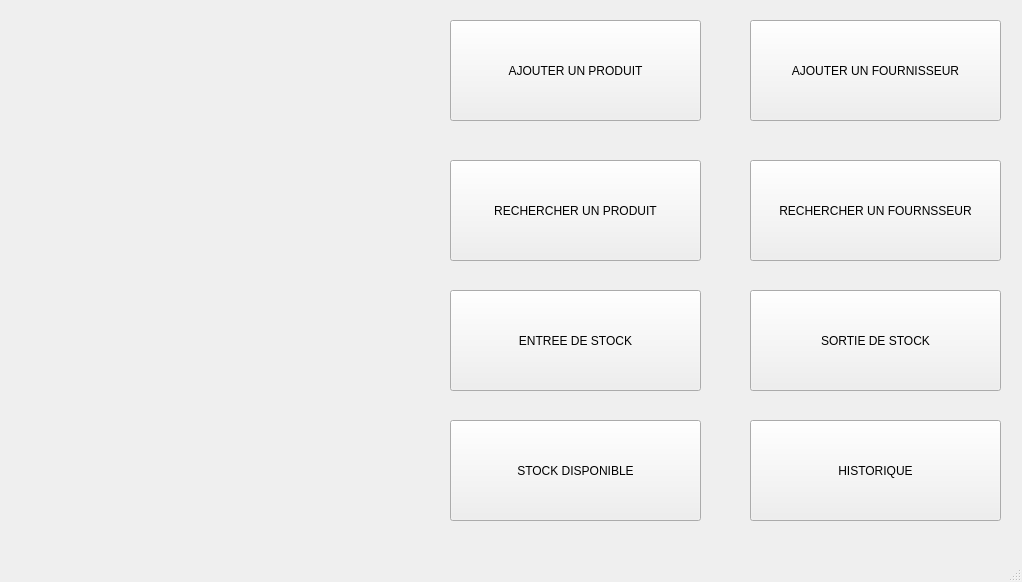
<?xml version="1.0" encoding="UTF-8"?>
<ui version="4.0">
 <class>MainWindow</class>
 <widget class="QMainWindow" name="MainWindow">
  <property name="geometry">
   <rect>
    <x>0</x>
    <y>0</y>
    <width>1022</width>
    <height>582</height>
   </rect>
  </property>
  <property name="windowTitle">
   <string>Application de gestion de stock</string>
  </property>
  <widget class="QWidget" name="centralwidget">
   <widget class="QPushButton" name="pushButton_5">
    <property name="geometry">
     <rect>
      <x>450</x>
      <y>420</y>
      <width>251</width>
      <height>101</height>
     </rect>
    </property>
    <property name="text">
     <string>STOCK DISPONIBLE</string>
    </property>
   </widget>
   <widget class="QPushButton" name="pushButton_3">
    <property name="geometry">
     <rect>
      <x>750</x>
      <y>420</y>
      <width>251</width>
      <height>101</height>
     </rect>
    </property>
    <property name="text">
     <string>HISTORIQUE</string>
    </property>
   </widget>
   <widget class="QPushButton" name="pushButton_9">
    <property name="geometry">
     <rect>
      <x>450</x>
      <y>20</y>
      <width>251</width>
      <height>101</height>
     </rect>
    </property>
    <property name="text">
     <string>AJOUTER UN PRODUIT</string>
    </property>
   </widget>
   <widget class="QLabel" name="label_Img">
    <property name="geometry">
     <rect>
      <x>10</x>
      <y>30</y>
      <width>401</width>
      <height>491</height>
     </rect>
    </property>
    <property name="text">
     <string/>
    </property>
   </widget>
   <widget class="QPushButton" name="pushButton_2">
    <property name="geometry">
     <rect>
      <x>750</x>
      <y>290</y>
      <width>251</width>
      <height>101</height>
     </rect>
    </property>
    <property name="text">
     <string>SORTIE DE STOCK</string>
    </property>
   </widget>
   <widget class="QPushButton" name="pushButton_6">
    <property name="geometry">
     <rect>
      <x>450</x>
      <y>290</y>
      <width>251</width>
      <height>101</height>
     </rect>
    </property>
    <property name="text">
     <string>ENTREE DE STOCK</string>
    </property>
   </widget>
   <widget class="QPushButton" name="pushButton_7">
    <property name="geometry">
     <rect>
      <x>750</x>
      <y>160</y>
      <width>251</width>
      <height>101</height>
     </rect>
    </property>
    <property name="text">
     <string>RECHERCHER UN FOURNSSEUR</string>
    </property>
   </widget>
   <widget class="QPushButton" name="pushButton">
    <property name="geometry">
     <rect>
      <x>750</x>
      <y>20</y>
      <width>251</width>
      <height>101</height>
     </rect>
    </property>
    <property name="text">
     <string>AJOUTER UN FOURNISSEUR</string>
    </property>
   </widget>
   <widget class="QPushButton" name="pushButton_8">
    <property name="geometry">
     <rect>
      <x>450</x>
      <y>160</y>
      <width>251</width>
      <height>101</height>
     </rect>
    </property>
    <property name="text">
     <string>RECHERCHER UN PRODUIT</string>
    </property>
   </widget>
  </widget>
  <widget class="QMenuBar" name="menubar">
   <property name="geometry">
    <rect>
     <x>0</x>
     <y>0</y>
     <width>1022</width>
     <height>26</height>
    </rect>
   </property>
  </widget>
  <widget class="QStatusBar" name="statusbar"/>
 </widget>
 <resources/>
 <connections/>
</ui>
